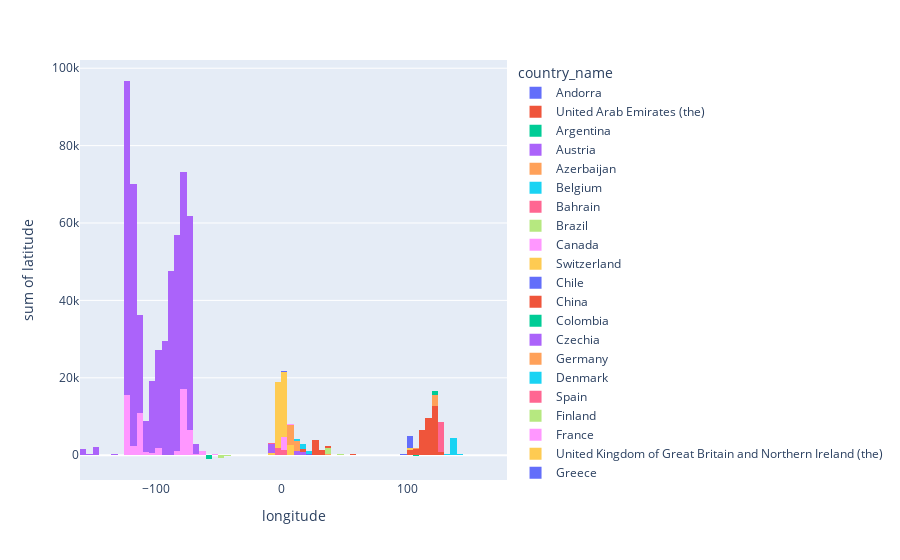

The notebook cell saved with this chart:
### Code cell
import plotly.express as px
fig=px.histogram(dfAllLocationSelectiveCol,x="longitude",y="latitude",color="country_name")
fig.show()

### Figure 1 — Plotly figure (JSON) as saved in the notebook; plotly's stock layout.template omitted (floating-point values rounded to 4 significant figures; data arrays with more than 128 entries replaced by an {"elided": "..."} marker saying what was removed)
{"data": [{"alignmentgroup": "True", "bingroup": "x", "histfunc": "sum", "hovertemplate": "country_name=Andorra<br>longitude=%{x}<br>sum of latitude=%{y}<extra></extra>", "legendgroup": "Andorra", "marker": {"color": "#636efa"}, "name": "Andorra", "offsetgroup": "Andorra", "orientation": "v", "showlegend": true, "type": "histogram", "x": [1], "xaxis": "x", "y": [42], "yaxis": "y"}, {"alignmentgroup": "True", "bingroup": "x", "histfunc": "sum", "hovertemplate": "country_name=United Arab Emirates (the)<br>longitude=%{x}<br>sum of latitude=%{y}<extra></extra>", "legendgroup": "United Arab Emirates (the)", "marker": {"color": "#EF553B"}, "name": "United Arab Emirates (the)", "offsetgroup": "United Arab Emirates (the)", "orientation": "v", "showlegend": true, "type": "histogram", "x": [54, 55, 54, 55, 55, 55, 55, 55, 55, 55, 55, 55, 55], "xaxis": "x", "y": [24, 24, 24, 24, 25, 25, 25, 25, 25, 25, 25, 25, 25], "yaxis": "y"}, {"alignmentgroup": "True", "bingroup": "x", "histfunc": "sum", "hovertemplate": "country_name=Argentina<br>longitude=%{x}<br>sum of latitude=%{y}<extra></extra>", "legendgroup": "Argentina", "marker": {"color": "#00cc96"}, "name": "Argentina", "offsetgroup": "Argentina", "orientation": "v", "showlegend": true, "type": "histogram", "x": [-58, -58, -58, -58, -58, -58, -58, -58, -58, -58, -58, -58, -58, -58, -58, -58, -58, -58, -58, -58, -58, -58, -58, -58, -58, -58, -58, -58, -58], "xaxis": "x", "y": [-34, -34, -34, -34, -34, -34, -34, -34, -34, -34, -34, -34, -34, -34, -34, -34, -34, -34, -34, -34, -34, -34, -34, -34, -34, -34, -34, -34, -34], "yaxis": "y"}, {"alignmentgroup": "True", "bingroup": "x", "histfunc": "sum", "hovertemplate": "country_name=Austria<br>longitude=%{x}<br>sum of latitude=%{y}<extra></extra>", "legendgroup": "Austria", "marker": {"color": "#ab63fa"}, "name": "Austria", "offsetgroup": "Austria", "orientation": "v", "showlegend": true, "type": "histogram", "x": [16, 13, 13, 13, 16, 16, 16, 16, 16, 16, 16, 16, 16, 16, 16, 16, 16], "xaxis": "x", "y": [48, 47, 47, 47, 48, 48, 48, 48, 48, 48, 48, 48, 48, 48, 48, 48, 48], "yaxis": "y"}, {"alignmentgroup": "True", "bingroup": "x", "histfunc": "sum", "hovertemplate": "country_name=Azerbaijan<br>longitude=%{x}<br>sum of latitude=%{y}<extra></extra>", "legendgroup": "Azerbaijan", "marker": {"color": "#FFA15A"}, "name": "Azerbaijan", "offsetgroup": "Azerbaijan", "orientation": "v", "showlegend": true, "type": "histogram", "x": [49, 49, 48], "xaxis": "x", "y": [40, 40, 39], "yaxis": "y"}, {"alignmentgroup": "True", "bingroup": "x", "histfunc": "sum", "hovertemplate": "country_name=Belgium<br>longitude=%{x}<br>sum of latitude=%{y}<extra></extra>", "legendgroup": "Belgium", "marker": {"color": "#19d3f3"}, "name": "Belgium", "offsetgroup": "Belgium", "orientation": "v", "showlegend": true, "type": "histogram", "x": [4], "xaxis": "x", "y": [50], "yaxis": "y"}, {"alignmentgroup": "True", "bingroup": "x", "histfunc": "sum", "hovertemplate": "country_name=Bahrain<br>longitude=%{x}<br>sum of latitude=%{y}<extra></extra>", "legendgroup": "Bahrain", "marker": {"color": "#FF6692"}, "name": "Bahrain", "offsetgroup": "Bahrain", "orientation": "v", "showlegend": true, "type": "histogram", "x": [50, 50], "xaxis": "x", "y": [26, 26], "yaxis": "y"}, {"alignmentgroup": "True", "bingroup": "x", "histfunc": "sum", "hovertemplate": "country_name=Brazil<br>longitude=%{x}<br>sum of latitude=%{y}<extra></extra>", "legendgroup": "Brazil", "marker": {"color": "#B6E880"}, "name": "Brazil", "offsetgroup": "Brazil", "orientation": "v", "showlegend": true, "type": "histogram", "x": [-43, -43, -43, -43, -43, -43, -43, -43, -43, -43, -43, -43, -46, -47, -47, -47, -46, -46, -46, -46, -46, -46, -46, -46, -46, -46, -46, -46, -46, -46, -46, -46, -46, -46, -46, -46, -46, -46, -46, -46, -46, -46, -46], "xaxis": "x", "y": [-22, -22, -22, -22, -22, -22, -22, -23, -22, -22, -22, -23, -23, -22, -22, -22, -23, -23, -23, -23, -23, -23, -23, -23, -23, -23, -23, -23, -23, -23, -23, -23, -23, -23, -23, -23, -23, -23, -23, -23, -23, -23, -23], "yaxis": "y"}, {"alignmentgroup": "True", "bingroup": "x", "histfunc": "sum", "hovertemplate": "country_name=Canada<br>longitude=%{x}<br>sum of latitude=%{y}<extra></extra>", "legendgroup": "Canada", "marker": {"color": "#FF97FF"}, "name": "Canada", "offsetgroup": "Canada", "orientation": "v", "showlegend": true, "type": "histogram", "x": {"elided": "1257 int values"}, "xaxis": "x", "y": {"elided": "1257 int values"}, "yaxis": "y"}, {"alignmentgroup": "True", "bingroup": "x", "histfunc": "sum", "hovertemplate": "country_name=Switzerland<br>longitude=%{x}<br>sum of latitude=%{y}<extra></extra>", "legendgroup": "Switzerland", "marker": {"color": "#FECB52"}, "name": "Switzerland", "offsetgroup": "Switzerland", "orientation": "v", "showlegend": true, "type": "histogram", "x": [8, 8, 8, 7, 7, 7, 7, 7, 7, 7, 7, 7, 7, 7, 6, 6, 6, 6, 6, 6, 6, 8, 8, 8, 9, 9, 9, 9, 6, 6, 6, 6, 8, 8, 8, 8, 8, 8, 8, 8, 8, 8, 8, 8, 8, 8, 8, 8, 8, 8, 8, 8, 8, 8, 8], "xaxis": "x", "y": [47, 47, 47, 46, 46, 46, 46, 47, 47, 47, 47, 47, 47, 46, 46, 46, 46, 46, 46, 46, 46, 47, 47, 47, 47, 47, 47, 47, 46, 46, 46, 46, 47, 47, 47, 47, 47, 47, 47, 47, 47, 47, 47, 47, 47, 47, 47, 47, 47, 47, 47, 47, 47, 47, 47], "yaxis": "y"}, {"alignmentgroup": "True", "bingroup": "x", "histfunc": "sum", "hovertemplate": "country_name=Chile<br>longitude=%{x}<br>sum of latitude=%{y}<extra></extra>", "legendgroup": "Chile", "marker": {"color": "#636efa"}, "name": "Chile", "offsetgroup": "Chile", "orientation": "v", "showlegend": true, "type": "histogram", "x": [-70], "xaxis": "x", "y": [-33], "yaxis": "y"}, {"alignmentgroup": "True", "bingroup": "x", "histfunc": "sum", "hovertemplate": "country_name=China<br>longitude=%{x}<br>sum of latitude=%{y}<extra></extra>", "legendgroup": "China", "marker": {"color": "#EF553B"}, "name": "China", "offsetgroup": "China", "orientation": "v", "showlegend": true, "type": "histogram", "x": {"elided": "1051 int values"}, "xaxis": "x", "y": {"elided": "1051 int values"}, "yaxis": "y"}, {"alignmentgroup": "True", "bingroup": "x", "histfunc": "sum", "hovertemplate": "country_name=Colombia<br>longitude=%{x}<br>sum of latitude=%{y}<extra></extra>", "legendgroup": "Colombia", "marker": {"color": "#00cc96"}, "name": "Colombia", "offsetgroup": "Colombia", "orientation": "v", "showlegend": true, "type": "histogram", "x": [-74], "xaxis": "x", "y": [4], "yaxis": "y"}, {"alignmentgroup": "True", "bingroup": "x", "histfunc": "sum", "hovertemplate": "country_name=Czechia<br>longitude=%{x}<br>sum of latitude=%{y}<extra></extra>", "legendgroup": "Czechia", "marker": {"color": "#ab63fa"}, "name": "Czechia", "offsetgroup": "Czechia", "orientation": "v", "showlegend": true, "type": "histogram", "x": [16, 16, 16, 18, 18, 14, 14, 14, 14, 14, 14, 14, 14, 14, 14, 14, 14, 14, 14, 14, 14, 14, 14, 14, 14, 14], "xaxis": "x", "y": [49, 49, 49, 49, 49, 50, 50, 50, 50, 50, 50, 50, 50, 50, 50, 50, 50, 50, 50, 50, 50, 50, 50, 50, 50, 50], "yaxis": "y"}, {"alignmentgroup": "True", "bingroup": "x", "histfunc": "sum", "hovertemplate": "country_name=Germany<br>longitude=%{x}<br>sum of latitude=%{y}<extra></extra>", "legendgroup": "Germany", "marker": {"color": "#FFA15A"}, "name": "Germany", "offsetgroup": "Germany", "orientation": "v", "showlegend": true, "type": "histogram", "x": {"elided": "152 int values"}, "xaxis": "x", "y": {"elided": "152 int values"}, "yaxis": "y"}, {"alignmentgroup": "True", "bingroup": "x", "histfunc": "sum", "hovertemplate": "country_name=Denmark<br>longitude=%{x}<br>sum of latitude=%{y}<extra></extra>", "legendgroup": "Denmark", "marker": {"color": "#19d3f3"}, "name": "Denmark", "offsetgroup": "Denmark", "orientation": "v", "showlegend": true, "type": "histogram", "x": [12, 12], "xaxis": "x", "y": [55, 55], "yaxis": "y"}, {"alignmentgroup": "True", "bingroup": "x", "histfunc": "sum", "hovertemplate": "country_name=Spain<br>longitude=%{x}<br>sum of latitude=%{y}<extra></extra>", "legendgroup": "Spain", "marker": {"color": "#FF6692"}, "name": "Spain", "offsetgroup": "Spain", "orientation": "v", "showlegend": true, "type": "histogram", "x": [0, -4, -6, -5, -5, -5, 0, 0, 0, 0, -15, 2, 2, 2, 2, 2, 2, 2, 2, 2, 2, 2, 2, 2, 2, 2, 2, 2, 2, 2, 2, 2, -3, -3, -3, -3, -3, -3, -3, -3, -3, -3, -3, -3, -3, -3, -3, -3, -3, -3, -3, -3, -3, -3, -3, -3, -3, -3, -3, -3, -3, -3, -3, -3, -3, -3, -3, -3, -3, -3, -3, -3, -1, 0, 0], "xaxis": "x", "y": [39, 36, 37, 37, 37, 37, 39, 39, 39, 39, 27, 41, 41, 41, 41, 41, 41, 41, 41, 41, 41, 41, 41, 41, 41, 41, 41, 41, 41, 41, 41, 39, 40, 40, 40, 40, 40, 40, 40, 40, 40, 40, 40, 40, 40, 40, 40, 40, 40, 40, 40, 40, 40, 40, 40, 40, 40, 40, 40, 40, 40, 40, 40, 40, 40, 40, 40, 40, 40, 40, 40, 40, 43, 41, 38], "yaxis": "y"}, {"alignmentgroup": "True", "bingroup": "x", "histfunc": "sum", "hovertemplate": "country_name=Finland<br>longitude=%{x}<br>sum of latitude=%{y}<extra></extra>", "legendgroup": "Finland", "marker": {"color": "#B6E880"}, "name": "Finland", "offsetgroup": "Finland", "orientation": "v", "showlegend": true, "type": "histogram", "x": [25], "xaxis": "x", "y": [60], "yaxis": "y"}, {"alignmentgroup": "True", "bingroup": "x", "histfunc": "sum", "hovertemplate": "country_name=France<br>longitude=%{x}<br>sum of latitude=%{y}<extra></extra>", "legendgroup": "France", "marker": {"color": "#FF97FF"}, "name": "France", "offsetgroup": "France", "orientation": "v", "showlegend": true, "type": "histogram", "x": [0, 0, 0, 2, 2, 2, 2, 2, 2, 2, 2, 2, 2, 2, 2, 2, 2, 2, 2, 2, 2, 2, 2, 2, 2, 2, 2, 2, 2, 2, 2, 2, 2, 2, 2, 2, 2, 2, 2, 2, 2, 2, 2, 2, 2, 2, 2, 2, 2, 2, 2, 2, 2, 2, 2, 2, 1, 2, 2, 2, 2, 2, 2, 2, 2, 2, 2, 2, 2, 7, 5, 5, 5, 5, 5, 7, 7, 4, 4, 4, 4, 4], "xaxis": "x", "y": [44, 44, 44, 48, 48, 48, 48, 48, 48, 48, 48, 48, 48, 48, 48, 48, 48, 48, 48, 48, 48, 48, 48, 48, 48, 48, 48, 48, 48, 48, 48, 48, 48, 48, 48, 48, 48, 48, 48, 48, 48, 48, 48, 48, 48, 48, 48, 48, 48, 48, 48, 48, 48, 48, 48, 48, 48, 48, 49, 48, 48, 48, 48, 48, 48, 48, 48, 48, 48, 43, 43, 43, 43, 43, 43, 43, 43, 45, 45, 45, 45, 45], "yaxis": "y"}, {"alignmentgroup": "True", "bingroup": "x", "histfunc": "sum", "hovertemplate": "country_name=United Kingdom of Great Britain and Northern Ireland (the)<br>longitude=%{x}<br>sum of latitude=%{y}<extra></extra>", "legendgroup": "United Kingdom of Great Britain and Northern Ireland (the)", "marker": {"color": "#FECB52"}, "name": "United Kingdom of Great Britain and Northern Ireland (the)", "offsetgroup": "United Kingdom of Great Britain and Northern Ireland (the)", "orientation": "v", "showlegend": true, "type": "histogram", "x": {"elided": "659 int values"}, "xaxis": "x", "y": {"elided": "659 int values"}, "yaxis": "y"}, {"alignmentgroup": "True", "bingroup": "x", "histfunc": "sum", "hovertemplate": "country_name=Greece<br>longitude=%{x}<br>sum of latitude=%{y}<extra></extra>", "legendgroup": "Greece", "marker": {"color": "#636efa"}, "name": "Greece", "offsetgroup": "Greece", "orientation": "v", "showlegend": true, "type": "histogram", "x": [23, 23, 23, 23, 23, 23, 23, 23, 23, 25], "xaxis": "x", "y": [38, 38, 37, 37, 37, 37, 37, 37, 37, 37], "yaxis": "y"}, {"alignmentgroup": "True", "bingroup": "x", "histfunc": "sum", "hovertemplate": "country_name=Hungary<br>longitude=%{x}<br>sum of latitude=%{y}<extra></extra>", "legendgroup": "Hungary", "marker": {"color": "#EF553B"}, "name": "Hungary", "offsetgroup": "Hungary", "orientation": "v", "showlegend": true, "type": "histogram", "x": [19, 19, 19, 19, 19, 19, 19, 19, 19, 19, 19, 19], "xaxis": "x", "y": [47, 47, 47, 47, 47, 47, 47, 47, 47, 47, 47, 47], "yaxis": "y"}, {"alignmentgroup": "True", "bingroup": "x", "histfunc": "sum", "hovertemplate": "country_name=Indonesia<br>longitude=%{x}<br>sum of latitude=%{y}<extra></extra>", "legendgroup": "Indonesia", "marker": {"color": "#00cc96"}, "name": "Indonesia", "offsetgroup": "Indonesia", "orientation": "v", "showlegend": true, "type": "histogram", "x": [115, 106, 106, 106, 107, 106, 112, 112, 106, 106, 106, 106, 106, 106, 106, 106, 106, 106, 106, 106, 106, 106, 106, 106, 106, 106, 106, 106, 106, 106, 106, 106, 106, 106, 106, 106, 106, 106, 106, 106, 106, 106, 106, 106, 112, 107, 98, 110], "xaxis": "x", "y": [-8, -6, -6, -6, -6, -6, -7, -7, -6, -6, -6, -6, -6, -6, -6, -6, -6, -6, -6, -6, -6, -6, -6, -6, -6, -6, -6, -6, -6, -6, -6, -6, -6, -6, -6, -6, -6, -6, -6, -6, -6, -6, -6, -6, -7, -6, 3, -7], "yaxis": "y"}, {"alignmentgroup": "True", "bingroup": "x", "histfunc": "sum", "hovertemplate": "country_name=Ireland<br>longitude=%{x}<br>sum of latitude=%{y}<extra></extra>", "legendgroup": "Ireland", "marker": {"color": "#ab63fa"}, "name": "Ireland", "offsetgroup": "Ireland", "orientation": "v", "showlegend": true, "type": "histogram", "x": [-6, -8, -8, -8, -6, -6, -6, -6, -6, -7, -6, -6, -6, -6, -6, -6, -6, -6, -6, -6, -6, -6, -6, -6, -6, -6, -6, -6, -6, -6, -6, -6, -6, -6, -6, -6, -6, -6, -6, -6, -6, -6, -6, -6, -6, -6, -8], "xaxis": "x", "y": [53, 51, 51, 51, 53, 53, 53, 54, 53, 52, 53, 53, 53, 53, 53, 53, 53, 53, 53, 53, 53, 53, 53, 53, 53, 53, 53, 53, 53, 53, 53, 53, 53, 53, 53, 53, 53, 53, 53, 53, 53, 53, 53, 53, 53, 53, 51], "yaxis": "y"}, {"alignmentgroup": "True", "bingroup": "x", "histfunc": "sum", "hovertemplate": "country_name=Jordan<br>longitude=%{x}<br>sum of latitude=%{y}<extra></extra>", "legendgroup": "Jordan", "marker": {"color": "#FFA15A"}, "name": "Jordan", "offsetgroup": "Jordan", "orientation": "v", "showlegend": true, "type": "histogram", "x": [35, 35, 35, 35, 35, 35, 35, 35], "xaxis": "x", "y": [32, 31, 31, 31, 31, 31, 31, 31], "yaxis": "y"}, {"alignmentgroup": "True", "bingroup": "x", "histfunc": "sum", "hovertemplate": "country_name=Japan<br>longitude=%{x}<br>sum of latitude=%{y}<extra></extra>", "legendgroup": "Japan", "marker": {"color": "#19d3f3"}, "name": "Japan", "offsetgroup": "Japan", "orientation": "v", "showlegend": true, "type": "histogram", "x": {"elided": "143 int values"}, "xaxis": "x", "y": {"elided": "143 int values"}, "yaxis": "y"}, {"alignmentgroup": "True", "bingroup": "x", "histfunc": "sum", "hovertemplate": "country_name=Korea (the Republic of)<br>longitude=%{x}<br>sum of latitude=%{y}<extra></extra>", "legendgroup": "Korea (the Republic of)", "marker": {"color": "#FF6692"}, "name": "Korea (the Republic of)", "offsetgroup": "Korea (the Republic of)", "orientation": "v", "showlegend": true, "type": "histogram", "x": {"elided": "216 int values"}, "xaxis": "x", "y": {"elided": "216 int values"}, "yaxis": "y"}, {"alignmentgroup": "True", "bingroup": "x", "histfunc": "sum", "hovertemplate": "country_name=Kuwait<br>longitude=%{x}<br>sum of latitude=%{y}<extra></extra>", "legendgroup": "Kuwait", "marker": {"color": "#B6E880"}, "name": "Kuwait", "offsetgroup": "Kuwait", "orientation": "v", "showlegend": true, "type": "histogram", "x": [48, 48, 47], "xaxis": "x", "y": [28, 29, 29], "yaxis": "y"}, {"alignmentgroup": "True", "bingroup": "x", "histfunc": "sum", "hovertemplate": "country_name=Lebanon<br>longitude=%{x}<br>sum of latitude=%{y}<extra></extra>", "legendgroup": "Lebanon", "marker": {"color": "#FF97FF"}, "name": "Lebanon", "offsetgroup": "Lebanon", "orientation": "v", "showlegend": true, "type": "histogram", "x": [35], "xaxis": "x", "y": [33], "yaxis": "y"}, {"alignmentgroup": "True", "bingroup": "x", "histfunc": "sum", "hovertemplate": "country_name=Malaysia<br>longitude=%{x}<br>sum of latitude=%{y}<extra></extra>", "legendgroup": "Malaysia", "marker": {"color": "#FECB52"}, "name": "Malaysia", "offsetgroup": "Malaysia", "orientation": "v", "showlegend": true, "type": "histogram", "x": {"elided": "138 int values"}, "xaxis": "x", "y": {"elided": "138 int values"}, "yaxis": "y"}, {"alignmentgroup": "True", "bingroup": "x", "histfunc": "sum", "hovertemplate": "country_name=Netherlands (the)<br>longitude=%{x}<br>sum of latitude=%{y}<extra></extra>", "legendgroup": "Netherlands (the)", "marker": {"color": "#636efa"}, "name": "Netherlands (the)", "offsetgroup": "Netherlands (the)", "orientation": "v", "showlegend": true, "type": "histogram", "x": [4, 4, 4, 4, 4, 4, 4, 4, 5, 4], "xaxis": "x", "y": [52, 52, 52, 52, 52, 52, 52, 52, 52, 52], "yaxis": "y"}, {"alignmentgroup": "True", "bingroup": "x", "histfunc": "sum", "hovertemplate": "country_name=Norway<br>longitude=%{x}<br>sum of latitude=%{y}<extra></extra>", "legendgroup": "Norway", "marker": {"color": "#EF553B"}, "name": "Norway", "offsetgroup": "Norway", "orientation": "v", "showlegend": true, "type": "histogram", "x": [10, 10, 5], "xaxis": "x", "y": [59, 59, 58], "yaxis": "y"}, {"alignmentgroup": "True", "bingroup": "x", "histfunc": "sum", "hovertemplate": "country_name=New Zealand<br>longitude=%{x}<br>sum of latitude=%{y}<extra></extra>", "legendgroup": "New Zealand", "marker": {"color": "#00cc96"}, "name": "New Zealand", "offsetgroup": "New Zealand", "orientation": "v", "showlegend": true, "type": "histogram", "x": [175], "xaxis": "x", "y": [-37], "yaxis": "y"}, {"alignmentgroup": "True", "bingroup": "x", "histfunc": "sum", "hovertemplate": "country_name=Oman<br>longitude=%{x}<br>sum of latitude=%{y}<extra></extra>", "legendgroup": "Oman", "marker": {"color": "#ab63fa"}, "name": "Oman", "offsetgroup": "Oman", "orientation": "v", "showlegend": true, "type": "histogram", "x": [58, 58, 58, 58, 58, 58], "xaxis": "x", "y": [23, 23, 23, 23, 23, 23], "yaxis": "y"}, {"alignmentgroup": "True", "bingroup": "x", "histfunc": "sum", "hovertemplate": "country_name=Philippines (the)<br>longitude=%{x}<br>sum of latitude=%{y}<extra></extra>", "legendgroup": "Philippines (the)", "marker": {"color": "#FFA15A"}, "name": "Philippines (the)", "offsetgroup": "Philippines (the)", "orientation": "v", "showlegend": true, "type": "histogram", "x": {"elided": "223 int values"}, "xaxis": "x", "y": {"elided": "223 int values"}, "yaxis": "y"}, {"alignmentgroup": "True", "bingroup": "x", "histfunc": "sum", "hovertemplate": "country_name=Poland<br>longitude=%{x}<br>sum of latitude=%{y}<extra></extra>", "legendgroup": "Poland", "marker": {"color": "#19d3f3"}, "name": "Poland", "offsetgroup": "Poland", "orientation": "v", "showlegend": true, "type": "histogram", "x": [16, 17, 16, 17, 17, 17, 17, 19, 19, 19, 19, 19, 19, 21, 20, 21, 21, 21, 21, 21, 21, 21, 21, 21, 21, 21, 20, 21, 21, 18, 18, 18, 18, 18, 19, 18, 19, 16, 16, 16, 16, 16, 14, 14, 14], "xaxis": "x", "y": [51, 51, 51, 51, 51, 51, 51, 51, 50, 50, 50, 50, 50, 52, 52, 52, 52, 52, 52, 52, 52, 52, 52, 52, 52, 52, 52, 52, 52, 54, 54, 54, 54, 54, 50, 50, 50, 52, 52, 52, 52, 52, 53, 53, 53], "yaxis": "y"}, {"alignmentgroup": "True", "bingroup": "x", "histfunc": "sum", "hovertemplate": "country_name=Portugal<br>longitude=%{x}<br>sum of latitude=%{y}<extra></extra>", "legendgroup": "Portugal", "marker": {"color": "#FF6692"}, "name": "Portugal", "offsetgroup": "Portugal", "orientation": "v", "showlegend": true, "type": "histogram", "x": [-9, -9, -9, -9, -9, -9], "xaxis": "x", "y": [38, 38, 38, 38, 38, 38], "yaxis": "y"}, {"alignmentgroup": "True", "bingroup": "x", "histfunc": "sum", "hovertemplate": "country_name=Russian Federation (the)<br>longitude=%{x}<br>sum of latitude=%{y}<extra></extra>", "legendgroup": "Russian Federation (the)", "marker": {"color": "#B6E880"}, "name": "Russian Federation (the)", "offsetgroup": "Russian Federation (the)", "orientation": "v", "showlegend": true, "type": "histogram", "x": [37, 37, 37, 37, 37, 37, 37, 37, 37, 37, 37, 37, 37, 37, 37, 37, 37, 37, 37, 37, 37, 37, 37, 37, 37, 37, 37, 37, 37], "xaxis": "x", "y": [55, 55, 55, 55, 55, 55, 55, 55, 55, 55, 55, 55, 55, 55, 55, 55, 55, 55, 55, 55, 55, 55, 55, 55, 55, 55, 55, 55, 55], "yaxis": "y"}, {"alignmentgroup": "True", "bingroup": "x", "histfunc": "sum", "hovertemplate": "country_name=Sweden<br>longitude=%{x}<br>sum of latitude=%{y}<extra></extra>", "legendgroup": "Sweden", "marker": {"color": "#FF97FF"}, "name": "Sweden", "offsetgroup": "Sweden", "orientation": "v", "showlegend": true, "type": "histogram", "x": [18, 17, 16], "xaxis": "x", "y": [59, 59, 59], "yaxis": "y"}, {"alignmentgroup": "True", "bingroup": "x", "histfunc": "sum", "hovertemplate": "country_name=Singapore<br>longitude=%{x}<br>sum of latitude=%{y}<extra></extra>", "legendgroup": "Singapore", "marker": {"color": "#FECB52"}, "name": "Singapore", "offsetgroup": "Singapore", "orientation": "v", "showlegend": true, "type": "histogram", "x": [103, 103, 103, 103, 103, 103], "xaxis": "x", "y": [1, 1, 1, 1, 1, 1], "yaxis": "y"}, {"alignmentgroup": "True", "bingroup": "x", "histfunc": "sum", "hovertemplate": "country_name=Thailand<br>longitude=%{x}<br>sum of latitude=%{y}<extra></extra>", "legendgroup": "Thailand", "marker": {"color": "#636efa"}, "name": "Thailand", "offsetgroup": "Thailand", "orientation": "v", "showlegend": true, "type": "histogram", "x": {"elided": "281 int values"}, "xaxis": "x", "y": {"elided": "281 int values"}, "yaxis": "y"}, {"alignmentgroup": "True", "bingroup": "x", "histfunc": "sum", "hovertemplate": "country_name=Turkey<br>longitude=%{x}<br>sum of latitude=%{y}<extra></extra>", "legendgroup": "Turkey", "marker": {"color": "#EF553B"}, "name": "Turkey", "offsetgroup": "Turkey", "orientation": "v", "showlegend": true, "type": "histogram", "x": {"elided": "141 int values"}, "xaxis": "x", "y": {"elided": "141 int values"}, "yaxis": "y"}, {"alignmentgroup": "True", "bingroup": "x", "histfunc": "sum", "hovertemplate": "country_name=Taiwan (Province of China)<br>longitude=%{x}<br>sum of latitude=%{y}<extra></extra>", "legendgroup": "Taiwan (Province of China)", "marker": {"color": "#00cc96"}, "name": "Taiwan (Province of China)", "offsetgroup": "Taiwan (Province of China)", "orientation": "v", "showlegend": true, "type": "histogram", "x": [120, 120, 121, 121, 121, 121, 121, 121, 121, 121, 121, 121, 121, 121, 121, 121, 121, 121, 121, 121, 121, 121, 121, 121, 120, 121, 121, 121, 121, 121, 121, 121, 121, 120, 120], "xaxis": "x", "y": [22, 22, 24, 25, 25, 25, 25, 25, 25, 25, 25, 25, 25, 25, 25, 25, 25, 25, 25, 25, 25, 25, 25, 25, 24, 25, 25, 25, 25, 25, 25, 25, 25, 24, 24], "yaxis": "y"}, {"alignmentgroup": "True", "bingroup": "x", "histfunc": "sum", "hovertemplate": "country_name=United States of America (the)<br>longitude=%{x}<br>sum of latitude=%{y}<extra></extra>", "legendgroup": "United States of America (the)", "marker": {"color": "#ab63fa"}, "name": "United States of America (the)", "offsetgroup": "United States of America (the)", "orientation": "v", "showlegend": true, "type": "histogram", "x": {"elided": "12829 int values"}, "xaxis": "x", "y": {"elided": "12829 int values"}, "yaxis": "y"}, {"alignmentgroup": "True", "bingroup": "x", "histfunc": "sum", "hovertemplate": "country_name=Viet Nam<br>longitude=%{x}<br>sum of latitude=%{y}<extra></extra>", "legendgroup": "Viet Nam", "marker": {"color": "#FFA15A"}, "name": "Viet Nam", "offsetgroup": "Viet Nam", "orientation": "v", "showlegend": true, "type": "histogram", "x": [105, 105, 105, 105, 105, 105, 106, 106, 106, 106, 106, 106, 106, 106, 106, 106, 106, 106, 106, 106, 106, 106, 106], "xaxis": "x", "y": [21, 21, 21, 21, 21, 21, 10, 10, 10, 10, 10, 10, 10, 10, 10, 10, 10, 10, 10, 10, 10, 10, 10], "yaxis": "y"}, {"alignmentgroup": "True", "bingroup": "x", "histfunc": "sum", "hovertemplate": "country_name=South Africa<br>longitude=%{x}<br>sum of latitude=%{y}<extra></extra>", "legendgroup": "South Africa", "marker": {"color": "#19d3f3"}, "name": "South Africa", "offsetgroup": "South Africa", "orientation": "v", "showlegend": true, "type": "histogram", "x": [28, 28], "xaxis": "x", "y": [-26, -26], "yaxis": "y"}], "layout": {"barmode": "relative", "legend": {"title": {"text": "country_name"}, "tracegroupgap": 0}, "margin": {"t": 60}, "xaxis": {"anchor": "y", "domain": [0, 1], "title": {"text": "longitude"}}, "yaxis": {"anchor": "x", "domain": [0, 1], "title": {"text": "sum of latitude"}}}}
